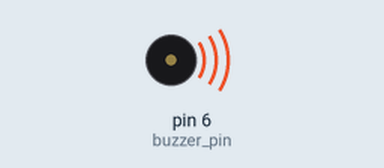
The sketch below on a simulated Arduino Uno, built with avr-gcc and run on an emulated ATmega328P. Parts: buzzer (waves = sounding).

Above: at 2.77 s.
At 7.2 s:
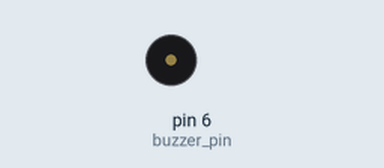
Timing chart, 0 to 8.7 s (numbered marks = the images above):
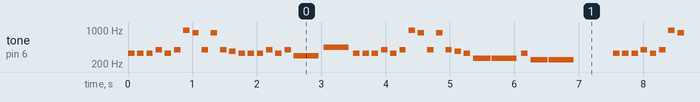

Measured:
- by itself, tone on pin 6 (buzzer_pin): plays 330 Hz for 0.10 s, 330 Hz for 0.10 s, 330 Hz for 0.10 s, 392 Hz for 0.10 s, 330 Hz for 0.10 s, 392 Hz for 0.10 s … (660 notes in this stretch)

The sketch:

Buzzer.ino
```cpp
int buzzer_pin = 6;

#define TERC 142
#define TEMPO 462
#define SHRT 100
#define SEMI 270
#define LONG 390


const float B3  = 247;
const float C4  = 262;
const float Db4 = 277;
const float D4  = 294;
const float Eb4 = 311;
const float E4  = 330;
const float F4  = 349;
const float Gb4 = 370;
const float G4  = 392;
const float Ab4 = 415;
const float lA4 = 440;
const float Bb4 = 466;
const float B4  = 494;
const float C5  = 523;
const float Db5 = 554;
const float D5  = 587;
const float Eb5 = 622;
const float E5  = 659;
const float F5  = 698;
const float Gb5 = 740;
const float G5  = 784;
const float Ab5 = 831;
const float lA5 = 880;
const float Bb5 = 932;
const float B5  = 988;

long long int current_micros, previous_micros;
int i = 0;

void setup(){
    pinMode(buzzer_pin, OUTPUT);
    i = 0;
    previous_micros = millis();
}

int notes[] =     {E4,   E4,   E4,   G4,   E4,   G4,   B5,   lA5,  G4,   lA5,  G4,   Gb4,  E4,   E4,   E4,   G4,   E4,   G4,   D4,  lA4, E4,   E4,   E4,   G4,   E4,   G4,   B5,   lA5,  G4,   lA5,  G4,   Gb4,  E4,   C4,   C4,  E4,   B3,   B3};
int delays[] =    {0,    TERC, TERC, TERC, TERC, TERC, TERC, TERC, TERC, TERC, TERC, TERC, TERC, TERC, TERC, TERC, TERC, TERC, TERC, TEMPO, TEMPO, TERC, TERC, TERC, TERC, TERC, TERC, TERC, TERC, TERC, TERC, TERC, TERC, TERC, 2*TERC, TEMPO, TERC, 2*TERC};
int durations[] = {SHRT, SHRT, SHRT, SHRT, SHRT, SHRT, SHRT, SHRT, SHRT, SHRT, SHRT, SHRT, SHRT, SHRT, SHRT, SHRT, SHRT, SHRT, LONG,  LONG,  SHRT, SHRT, SHRT, SHRT, SHRT, SHRT, SHRT, SHRT, SHRT, SHRT, SHRT, SHRT, SHRT, SEMI,   LONG,  SHRT, SEMI,   LONG};
void loop(){
    current_micros = millis();
    if (i>37){
        i = 0;
        delay(1000);
    }
    if (current_micros - delays[i] > previous_micros){
        previous_micros = current_micros;
        tone(buzzer_pin, notes[i], durations[i]);
        i += 1;
        previous_micros = current_micros;
    }

}
```
